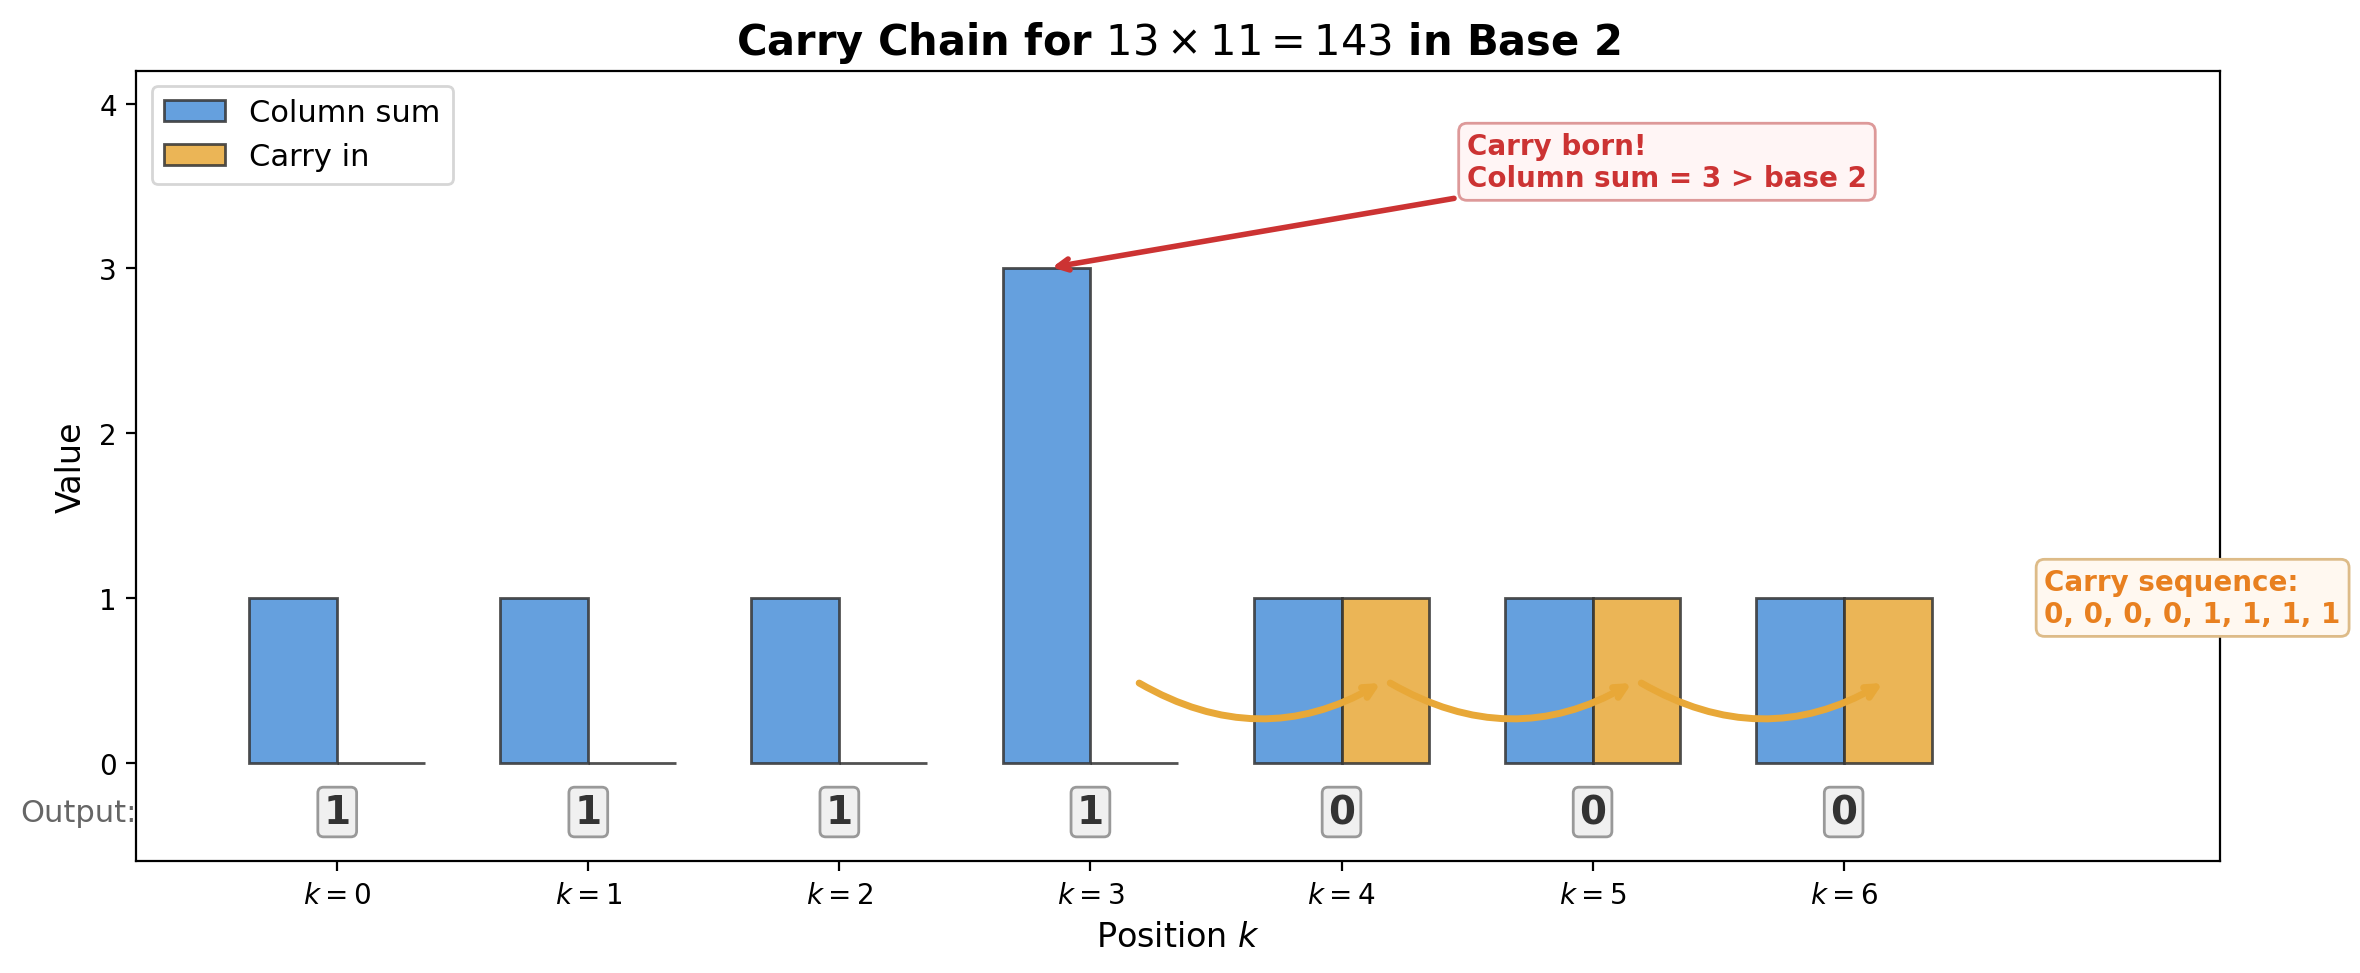

This chart was generated by the following Python code:
#!/usr/bin/env python3
"""
fig_carry_chain.py — Visualize the carry chain for the 13 × 11 example.

Shows the column sums, carry propagation, and output digits for the
multiplication 13 × 11 = 143 in base 2, as used in the readers guide.

Output: fig_carry_chain.png
"""

import matplotlib.pyplot as plt
import matplotlib.patches as patches
import numpy as np

fig, ax = plt.subplots(figsize=(12, 5))

# Data from the 13 × 11 example
positions = [0, 1, 2, 3, 4, 5, 6]
col_sums  = [1, 1, 1, 3, 1, 1, 1]
carry_in  = [0, 0, 0, 0, 1, 1, 1]
carry_out = [0, 0, 0, 1, 1, 1, 1]
digits    = [1, 1, 1, 1, 0, 0, 0]

bar_w = 0.35

# Column sum bars
bars_col = ax.bar(np.array(positions) - bar_w/2, col_sums, bar_w,
                  color='#4A90D9', alpha=0.85, label='Column sum', edgecolor='#333', linewidth=1)

# Carry-in bars
bars_carry = ax.bar(np.array(positions) + bar_w/2, carry_in, bar_w,
                    color='#E8A838', alpha=0.85, label='Carry in', edgecolor='#333', linewidth=1)

# Mark the carry birth at position 3
ax.annotate("Carry born!\nColumn sum = 3 > base 2",
            xy=(3 - bar_w/2, 3), xytext=(4.5, 3.5),
            fontsize=10, fontweight='bold', color='#CC3333',
            arrowprops=dict(arrowstyle='->', color='#CC3333', lw=2),
            bbox=dict(boxstyle='round,pad=0.3', facecolor='#FFF5F5', edgecolor='#DD9999'))

# Show carry propagation arrow
for i in range(3, 6):
    ax.annotate("", xy=(i+1 + bar_w/2, 0.5), xytext=(i + bar_w/2, 0.5),
                arrowprops=dict(arrowstyle='->', color='#E8A838', lw=2.5,
                                connectionstyle="arc3,rad=0.3"))

# Output digits along bottom
for i, d in enumerate(digits):
    ax.text(i, -0.3, str(d), ha='center', va='center', fontsize=14,
            fontweight='bold', color='#333',
            bbox=dict(boxstyle='round,pad=0.15', facecolor='#F0F0F0', edgecolor='#999'))

ax.text(-0.8, -0.3, "Output:", ha='right', va='center', fontsize=11, color='#666')

# Carry sequence label
ax.text(6.8, 1.0, "Carry sequence:\n0, 0, 0, 0, 1, 1, 1, 1",
        ha='left', va='center', fontsize=10, color='#E88020', fontweight='bold',
        bbox=dict(boxstyle='round,pad=0.3', facecolor='#FFF8F0', edgecolor='#DDBB88'))

ax.set_xlabel('Position $k$', fontsize=12)
ax.set_ylabel('Value', fontsize=12)
ax.set_title(r'Carry Chain for $13 \times 11 = 143$ in Base 2',
             fontsize=15, fontweight='bold')
ax.set_xticks(positions)
ax.set_xticklabels([f'$k={p}$' for p in positions])
ax.legend(fontsize=11, loc='upper left')
ax.set_ylim(-0.6, 4.2)
ax.set_xlim(-0.8, 7.5)

plt.tight_layout()
plt.savefig("papers/carry-arithmetic-A-spectral-theory/figures/fig_carry_chain.png",
            dpi=200, bbox_inches='tight', facecolor='white')
plt.close()
print("OK: fig_carry_chain.png")
